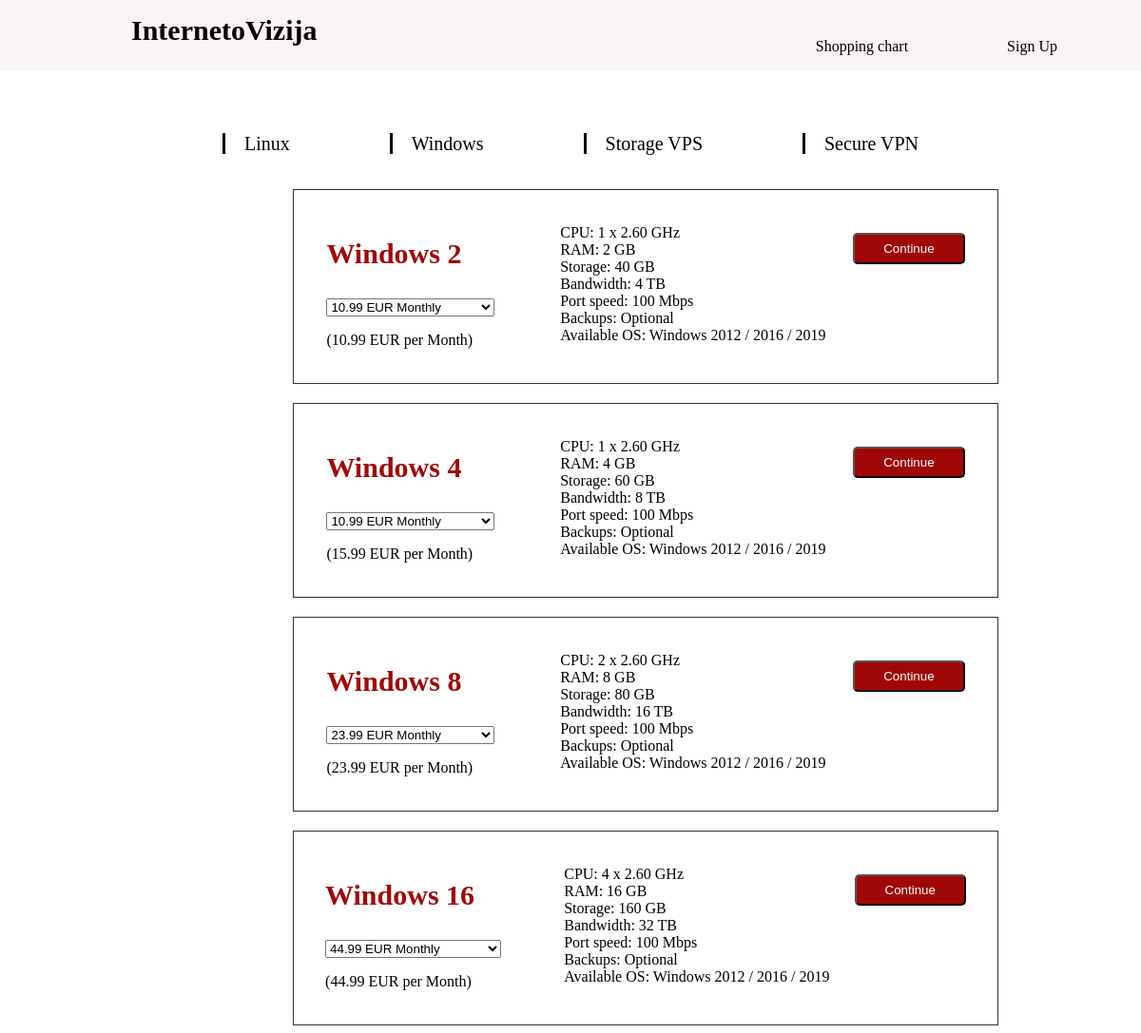
Page /allproducts.php?cid=2 on the committed database.
### tables this page shows
CREATE TABLE `categories` (
  `id` int(11) NOT NULL,
  `categoryname` varchar(255) NOT NULL,
  `price` varchar(25) NOT NULL
);

CREATE TABLE `product` (
  `id` int(25) NOT NULL,
  `categoryid` int(25) NOT NULL,
  `productname` varchar(255) NOT NULL,
  `fromproductprice` varchar(255) NOT NULL,
  `productdesceiption` text NOT NULL,
  `productprice` varchar(255) NOT NULL,
  `productprice1` varchar(255) NOT NULL,
  `productprice2` varchar(255) NOT NULL,
  `productprice3` varchar(255) NOT NULL,
  `productprice4` varchar(255) NOT NULL,
  `productdesceiption1` varchar(255) NOT NULL,
  `productdesceiption2` varchar(255) NOT NULL,
  `productdesceiption3` varchar(255) NOT NULL,
  `productdesceiption4` text NOT NULL,
  `productdesceiption5` varchar(255) NOT NULL,
  `productdesceiption6` varchar(255) NOT NULL,
  `productdesceiption7` varchar(255) NOT NULL,
  `addons` varchar(255) NOT NULL,
  `addons1` varchar(255) NOT NULL,
  `addons2` varchar(255) NOT NULL,
  `addons3` varchar(255) NOT NULL,
  `addons4` varchar(255) NOT NULL,
  `addons5` varchar(255) NOT NULL,
  `addons6` varchar(255) NOT NULL,
  `addons7` varchar(255) NOT NULL,
  `addprice` varchar(255) NOT NULL,
  `addprice1` varchar(255) NOT NULL,
  `addprice2` varchar(255) NOT NULL,
  `addprice3` varchar(255) NOT NULL,
  `addprice4` varchar(255) NOT NULL,
  `addprice5` varchar(255) NOT NULL
);

### allproducts.php (the view, shortened to what this page needs)
<?php
include('common/conection.php');
?>
<!DOCTYPE html>
<html lang="en">
<head>
    <link rel="stylesheet" href="linux.css">
</head>
<body>
<?php include('common/header.php') ?>
<div class="kita" >
<ul>
    <?php
$query = 'select * from categories';
$result = mysqli_query($connection , $query) ;
while($row = mysqli_fetch_assoc($result ))
{
?>
                    <li>
                    <a href= "allproducts.php?cid=<?php echo $row['id']?>"><?php echo $row['categoryname'] ?></a>
                    </li>
                    <?php }?>
                </ul>
</div>
<div class="all">
<?php
$cid = $_GET['cid'];
$query = "select * from product where categoryid=$cid ";
$result = mysqli_query($connection , $query);
while($row = mysqli_fetch_assoc($result))
{
?>
<form action="buychart.php?pid=<?php echo $row['id']; ?>" method="post">
    <div class="linux" >
<div class="price" >
    <h3> <?php echo $row['productname'] ?></h3>
    <select>
      <option><?php echo $row['productprice'] ?></option>
    </select>
<p><?php echo $row['fromproductprice'] ?></p>
</div>
<div class="aprasymas">
    <ul>
<li><?php echo $row['productdesceiption'] ?></li>
<li><?php echo $row['productdesceiption1'] ?></li>
<li><?php echo $row['productdesceiption2'] ?></li>
<li><?php echo $row['productdesceiption3'] ?></li>
<li><?php echo $row['productdesceiption4'] ?></li>
<li><?php echo $row['productdesceiption5'] ?></li>
<li><?php echo $row['productdesceiption6'] ?></li>
</ul>
</div>
<div class="continue" >
<a href= "buychart.php?pid=<?php echo $row['id']; ?>"><input type="submit" name="add" class = "in" value="Continue"></a>
</div>
    </div>
</form>
<?php } ?>
</body>
</html>

### linux.css (style rules this page uses)
ul { list-style-type: none; }
.kita a:link { text-decoration: none; margin-right:100px ; color: rgb(0, 0, 0); }
.kita ul li { display: inline; }
.kita { display: flex; justify-content: center; margin-top: 50px; margin-left:60px ; }
.linux { display: flex; justify-content:space-around; margin-top: 20px; background-color: rgba(255, 255, 255, 0.8); border: 1px solid rgba(0, 0, 0, 0.8); width: 700px; margin-left: 300px; padding: 20px; }
.continue { padding-top: 25px; }
.continue a:link,.continue1 a:link { text-decoration: none; }
.price h3 { font-size: 30px; color: rgb(160, 8, 8); }
.in { border-radius: 5px; background-color: rgb(160, 8, 8); color: white; padding: 7px 30px 7px 30px; }
.kita li { border-left-style: solid; padding-left: 20px; font-size: 20px; }

### rows in the picture
categories: categoryname "Linux"
categories: categoryname "Windows"
categories: categoryname "Storage VPS"
categories: categoryname "Secure VPN"
product: productname "Windows 2", productprice "10.99 EUR Monthly", fromproductprice "(10.99 EUR per Month)", productdesceiption "CPU: 1 x 2.60 GHz", productdesceiption1 "RAM: 2 GB", productdesceiption2 "Storage: 40 GB", productdesceiption3 "Bandwidth: 4 TB", productdesceiption4 "Port speed: 100 Mbps", productdesceiption5 "Backups: Optional", productdesceiption6 "Available OS: Windows 2012 / 2016 / 2019"
product: productname "Windows 4", productprice "10.99 EUR Monthly", fromproductprice "(15.99 EUR per Month)", productdesceiption "CPU: 1 x 2.60 GHz", productdesceiption1 "RAM: 4 GB", productdesceiption2 "Storage: 60 GB", productdesceiption3 "Bandwidth: 8 TB", productdesceiption4 "Port speed: 100 Mbps", productdesceiption5 "Backups: Optional", productdesceiption6 "Available OS: Windows 2012 / 2016 / 2019"
product: productname "Windows 8", productprice "23.99 EUR Monthly", fromproductprice "(23.99 EUR per Month)", productdesceiption "CPU: 2 x 2.60 GHz", productdesceiption1 "RAM: 8 GB", productdesceiption2 "Storage: 80 GB", productdesceiption3 "Bandwidth: 16 TB", productdesceiption4 "Port speed: 100 Mbps", productdesceiption5 "Backups: Optional", productdesceiption6 "Available OS: Windows 2012 / 2016 / 2019"
product: productname "Windows 16", productprice "44.99 EUR Monthly", fromproductprice "(44.99 EUR per Month)", productdesceiption "CPU: 4 x 2.60 GHz", productdesceiption1 "RAM: 16 GB", productdesceiption2 "Storage: 160 GB", productdesceiption3 "Bandwidth: 32 TB", productdesceiption4 "Port speed: 100 Mbps", productdesceiption5 "Backups: Optional", productdesceiption6 "Available OS: Windows 2012 / 2016 / 2019"
